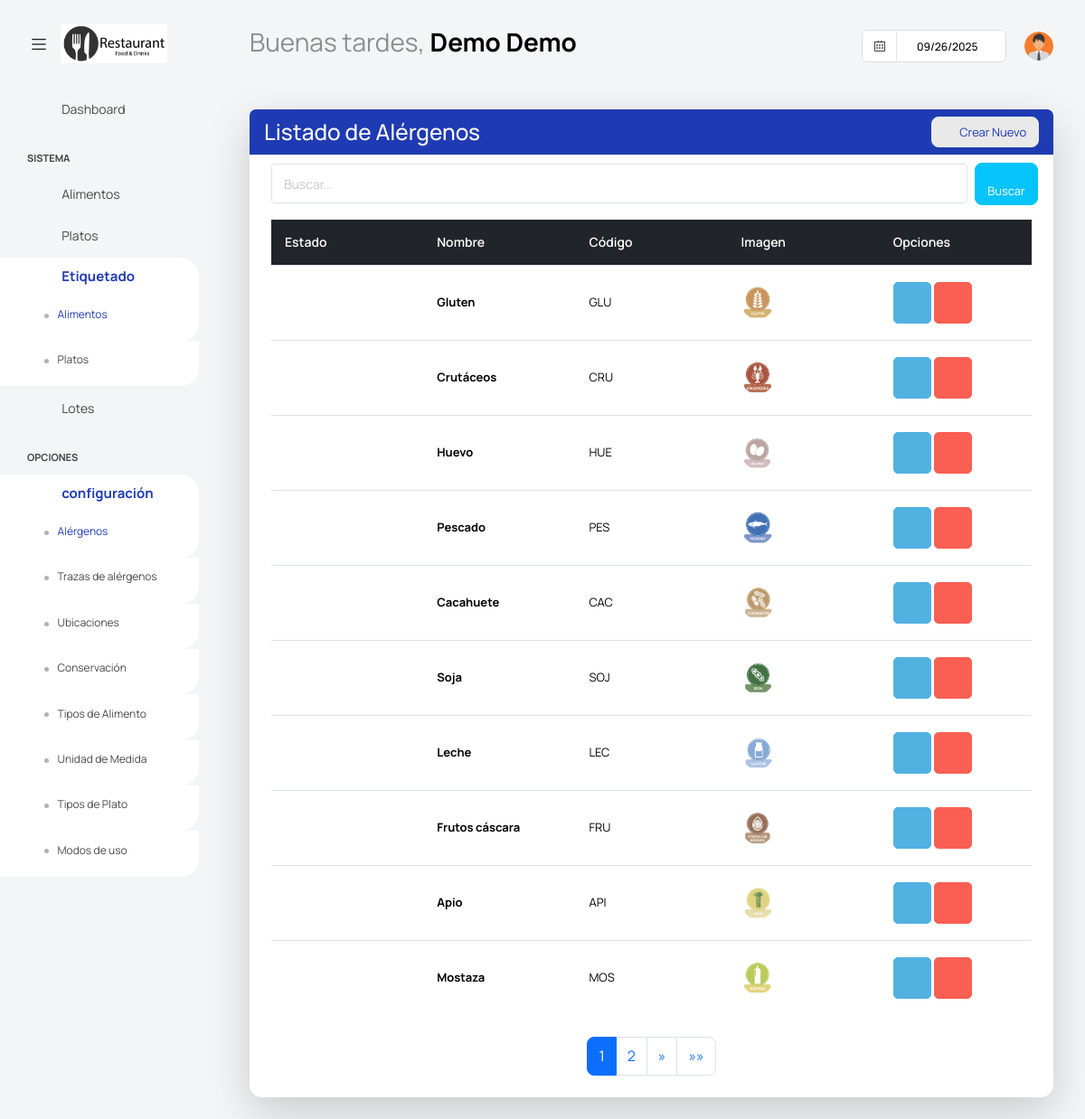
Screenshot of /dashuser/alergenos_lista/ (signed in) with the database file from the repository.
### app/super/models.py (models this page shows, shortened)
class UserProfile(models.Model):
    centro = models.ForeignKey('Centros' ,on_delete=models.CASCADE, null=True, blank =True)
    user = models.OneToOneField(User, on_delete=models.CASCADE)
    username = models.CharField(max_length=100)
    password = models.CharField(max_length=100)
    nombre = models.CharField(max_length=100)
    apellidos = models.CharField(max_length=100)
    cargo = models.CharField(max_length=100, blank=True, null=True)
    imagen = models.ImageField(default='users/default.png', upload_to='users/', null=True, blank =True)
    estado =models.BooleanField(default=True)

### app/dashuser/models.py (models this page shows, shortened)
class Alergenos(ModeloBaseCentro):
    nombre = models.CharField('Nombre', max_length=100)
    codigo = models.CharField(max_length=10, blank=True, null=True)
    imagen = models.ImageField(default='alergenos/default.jpg', upload_to='alergenos/', blank=True, null=True)
    estado = models. BooleanField(default=True)
    class Meta:
        verbose_name = 'Alergeno'
        verbose_name_plural = "Alergenos"
        unique_together = ('nombre', 'centro')  # Evitamos duplicados de alérgenos en el mismo centro

### app/dashuser/views.py (the view)
# urls.py: path('alergenos_lista/', AlergenosList.as_view(), name='AlergenosList'),
class AlergenosList(PaginationMixin, LoginRequiredMixin, ListView):
    model = Alergenos
    template_name = 'dashuser/listar_alergenos.html'
    context_object_name = 'alergenos'
    paginate_by = 10  # Número de registros por página
    def get_queryset(self):
        try:
            user_profile = UserProfile.objects.filter(user=self.request.user).first()
            if user_profile and user_profile.centro:
                centro = user_profile.centro
                queryset = Alergenos.objects.filter(centro=centro).order_by('id')
                search_query = self.request.GET.get('buscar')
                if search_query:
                    queryset = queryset.filter(
                        Q(nombre__icontains=search_query) |
                        Q(codigo__icontains=search_query)
                    )
                return queryset
            else:
                return Alergenos.objects.none()
        except ObjectDoesNotExist:
            return Alergenos.objects.none()
    def get_context_data(self, **kwargs):
        context = super().get_context_data(**kwargs)
        context.update(datos_centro(self.request))
        if not context['alergenos'].exists():
            context['mensaje'] = "No tiene alérgenos asociados."
        return context

### app/core/mixins.py (called while the page is built)
    def get_context_data(self, **kwargs):
        context = super().get_context_data(**kwargs)
        page_obj = context.get('page_obj')
        if page_obj:
            current_page = page_obj.number
            total_pages = page_obj.paginator.num_pages
            window = self.pagination_window_size
            if total_pages <= (window * 2) + 1:
                context['custom_page_range'] = range(1, total_pages + 1)
            elif current_page <= window:
                context['custom_page_range'] = range(1, (window * 2) + 2)
            elif current_page >= total_pages - window:
                context['custom_page_range'] = range(total_pages - (window * 2), total_pages + 1)
            else:
                context['custom_page_range'] = range(current_page - window, current_page + window + 1)
        return context

### templates/dashuser/listar_alergenos.html (shortened to what this page needs)
{% extends "base.html" %}
{% block content %}
<div class="content-wrapper">
    <div class="card shadow-lg">
        <div class="card-header bg-primary text-white d-flex justify-content-between align-items-center">
            <h3 class="m-0">Listado de Alérgenos</h3>
            <a class="btn btn-light btn-sm rounded text-primary" onclick="abrir_modal_edicion('{% url 'dashuser:AlergenosCreate' %}')">
                <i class="fa fa-plus-circle"></i>&nbsp; Crear Nuevo
            </a>
        </div>
        <div class="card-body">
            <form method="get" class="row g-2 align-items-center">
                <div class="col-md-11">
                    <input type="text" class="form-control form-control-sm" placeholder="Buscar..." name="buscar">
                </div>
                <div class="col-md-1 d-flex justify-content">
                    <button type="submit" class="btn btn-secondary btn-sm rounded" >
                        <i class="fa fa-search"></i>&nbsp; Buscar
                    </button>
                </div>
            </form>
            {% if alergenos %}
            <div class="table-wrapper">
                <table class="table table-hover tabla-responsive align-middle" style="table-layout: fixed;">
                    <thead class="table-dark">
                        <tr>
                            <th>Estado</th>
                            <th>Nombre</th>
                            <th>Código</th>
                            <th>Imagen</th>
                            <th>Opciones</th>
                        </tr>
                    </thead>
                    <tbody>
                        {% for alergeno in alergenos %}
                        <tr>
                            <td data-label="Estado">
                                {% if alergeno.estado %}
                                    <i class="fa fa-circle text-success fs-6"></i>
                                {% else %}
                                    <i class="fa fa-circle text-danger fs-6"></i>
                                {% endif %}
                            </td>
                            <td data-label="Nombre" class="fw-bold">{{ alergeno.nombre }}</td>
                            <td data-label="Código">{{ alergeno.codigo }}</td>
                            <td data-label="Imagen"><img src="{{ alergeno.imagen.url }}"></td>
                            <td data-label="Opciones">
                                <a class="btn btn-info" style="--bs-btn-padding-y: 14px; --bs-btn-padding-x: 14px;" onclick="abrir_modal_edicion('{% url 'dashuser:AlergenosUpdate' alergeno.id %}')" data-toggle="tooltip" title="Editar Alérgeno">
                                    <i class="fa fa-pencil"></i>
                                </a>
                                <a class="btn btn-danger" style="--bs-btn-padding-y: 14px; --bs-btn-padding-x: 14px;" onclick="abrir_modal_edicion('{% url 'dashuser:AlergenosDelete' alergeno.id %}')" data-toggle="tooltip" title="Eliminar Alérgeno">
                                    <i class="fa fa-trash"></i>
                                </a>
                            </td>
                        </tr>
                        {% endfor %}
                    </tbody>
                </table>
            </div>
            {% include "core/pagination.html" %}
            {% else %}
            <div class="alert alert-warning text-center mt-3">
                <i class="fa fa-exclamation-circle"></i> No se encontraron alérgenos.
            </div>
            {% endif %}
        </div>
</div>
{% endblock content %}

### templates/base.html (shortened to what this page needs)
{% load static %}
<html lang="es">
<head>
  <link href={% static "vendor/feather/feather.css" %} rel="stylesheet">
  <link href={% static "vendor/mdi/css/materialdesignicons.min.css" %} rel="stylesheet">
  <link href={% static "vendor/ti-icons/css/themify-icons.css" %} rel="stylesheet">
  <link href={% static "vendor/font-awesome/css/font-awesome.min.css" %} rel="stylesheet">
  <link href={% static "vendor/typicons/typicons.css" %} rel="stylesheet">
  <link href={% static "vendor/simple-line-icons/css/simple-line-icons.css" %} rel="stylesheet">
  <link href={% static "vendor/css/vendor.bundle.base.css" %} rel="stylesheet">
  <link href={% static "vendor/bootstrap-datepicker/bootstrap-datepicker.min.css" %} rel="stylesheet">
  <link href={% static "js/select.dataTables.min.css" %} rel="stylesheet" type="text/css" >
  <link rel="stylesheet" href={% static "css/style.css" %}>
</head>
  <body class="with-welcome-text">
    <div class="container-scroller">
      <nav class="navbar default-layout col-lg-12 col-12 p-0 fixed-top d-flex align-items-top flex-row">
        <div class="text-center navbar-brand-wrapper d-flex align-items-center justify-content-start">
          <div class="me-3">
            <button class="navbar-toggler navbar-toggler align-self-center" type="button" data-bs-toggle="minimize">
              <span class="icon-menu"></span>
            </button>
          </div>
          <div>
            <a class="navbar-brand brand-logo" href="index.html">
              <img src="{{ imagen_centro_url }}" style="width:150px !important; height:auto;" alt="{{ centro.nombre }}">
            </a>
          </div>
        </div>
        <div class="navbar-menu-wrapper d-flex align-items-top">
          <ul class="navbar-nav">
            <li class="nav-item fw-semibold d-none d-lg-block ms-0">
              <h1 class="welcome-text">{{ saludo }}, <span class="text-black fw-bold">{{ nombre }} {{ apellidos }}</span></h1>
          </ul>
          <ul class="navbar-nav ms-auto">
            <li class="nav-item d-none d-lg-block">
              <div id="datepicker-popup" class="input-group date datepicker navbar-date-picker">
                <span class="input-group-addon input-group-prepend border-right">
                  <span class="icon-calendar input-group-text calendar-icon"></span>
                </span>
                <input type="text" class="form-control">
              </div>
            </li>
            <li class="nav-item dropdown d-none d-lg-block user-dropdown">
              <a class="nav-link" id="UserDropdown" href="#" data-bs-toggle="dropdown" aria-expanded="false">
                <img class="img-xs rounded-circle" src="{{ imagen_user_url }}" alt="Profile image"> </a>
            </li>
          </ul>
        </div>
      </nav>
    <div class="container-fluid page-body-wrapper">
      <nav class="sidebar sidebar-offcanvas" id="sidebar">
        <ul class="nav">
          <li class="nav-item">
            <a class="nav-link" href="{% url 'dashuser:home' %}">
              <i class="mdi mdi-grid-large menu-icon"></i>
              <span class="menu-title">Dashboard</span>
            </a>
          </li>
          <li class="nav-item nav-category">Sistema</li>
            <li class="nav-item">
              <a class="nav-link" href="{% url 'dashuser:AlimentoList' %}">
                <i class="menu-icon mdi mdi-food-variant"></i>
                <span class="menu-title">Alimentos</span>
              </a>
            </li>
            <li class="nav-item">
              <a class="nav-link" href="{% url 'platos:PlatoList' %}">
                <i class="menu-icon mdi mdi-food-turkey"></i>
                <span class="menu-title">Platos</span>
              </a>
            </li>
            <li class="nav-item">
              <a class="nav-link" data-bs-toggle="collapse" href="#etiq" aria-expanded="false" aria-controls="etiq">
                <i class="menu-icon mdi mdi-tag"></i>
                <span class="menu-title">Etiquetado</span>
                <i class="menu-arrow"></i>
              </a>
              <div class="collapse" id="etiq">
                <ul class="nav flex-column sub-menu">
                  <li class="nav-item"> <a class="nav-link" href="{% url 'dashuser:AlergenosList' %}">Alimentos</a></li>
                </ul>
                <ul class="nav flex-column sub-menu">
                  <li class="nav-item"> <a class="nav-link" href="{% url 'platos:generar_etiqueta' %}">Platos</a></li>
                </ul>
              </div>
            </li>
            <li class="nav-item">
              <a class="nav-link" href="{% url 'platos:LotesResumenListView' %}">
                <i class="menu-icon mdi mdi-package-variant"></i>
                <span class="menu-title">Lotes</span>
              </a>
            </li>
          <li class="nav-item nav-category">Opciones</li>
            <li class="nav-item">
              <a class="nav-link" data-bs-toggle="collapse" href="#confi" aria-expanded="false" aria-controls="confi">
                <i class="menu-icon mdi mdi-filter"></i>
                <span class="menu-title">configuración</span>
                <i class="menu-arrow"></i>
              </a>
              <div class="collapse" id="confi">
                <ul class="nav flex-column sub-menu">
                  <li class="nav-item"> <a class="nav-link" href="{% url 'dashuser:AlergenosList' %}">Alérgenos</a></li>
                </ul>
                <ul class="nav flex-column sub-menu">
                  <li class="nav-item"> <a class="nav-link" href="{% url 'dashuser:TrazasList' %}">Trazas de alérgenos</a></li>
                </ul>
                <ul class="nav flex-column sub-menu">
                  <li class="nav-item"> <a class="nav-link" href="{% url 'dashuser:LocalizacionList' %}">Ubicaciones</a></li>
                </ul>
                <ul class="nav flex-column sub-menu">
                  <li class="nav-item"> <a class="nav-link" href="{% url 'dashuser:ConservacionList' %}">Conservación</a></li>
                </ul>
                <ul class="nav flex-column sub-menu">
                  <li class="nav-item"> <a class="nav-link" href="{% url 'dashuser:TipoAlimentoList' %}">Tipos de Alimento</a></li>
                </ul>
                <ul class="nav flex-column sub-menu">
                  <li class="nav-item"> <a class="nav-link" href="{% url 'dashuser:UnidadDeMedidaList' %}">Unidad de Medida</a></li>
                </ul>
                <ul class="nav flex-column sub-menu">
                  <li class="nav-item"> <a class="nav-link" href="{% url 'platos:TipoPlatoList' %}">Tipos de Plato</a></li>
                </ul>
                <ul class="nav flex-column sub-menu">
                  <li class="nav-item"> <a class="nav-link" href="{% url 'platos:TextoModoList' %}">Modos de uso</a></li>
                </ul>
              </div>
            </li>
        </ul>
      </nav>
      <div class="main-panel">
          {% block content %}
          {% endblock content %}
      </div>
  </div>
</body>
</html>

### rows the page displays
UserProfile: nombre "Demo", apellidos "Demo"
Alergenos: estado True (drawn), nombre "Gluten", codigo "GLU", imagen (picture)
Alergenos: estado True (drawn), nombre "Crutáceos", codigo "CRU", imagen (picture)
Alergenos: estado True (drawn), nombre "Huevo", codigo "HUE", imagen (picture)
Alergenos: estado True (drawn), nombre "Pescado", codigo "PES", imagen (picture)
Alergenos: estado True (drawn), nombre "Cacahuete", codigo "CAC", imagen (picture)
Alergenos: estado True (drawn), nombre "Soja", codigo "SOJ", imagen (picture)
Alergenos: estado True (drawn), nombre "Leche", codigo "LEC", imagen (picture)
Alergenos: estado True (drawn), nombre "Frutos cáscara", codigo "FRU", imagen (picture)
Alergenos: estado True (drawn), nombre "Apio", codigo "API", imagen (picture)
Alergenos: estado True (drawn), nombre "Mostaza", codigo "MOS", imagen (picture)

### other values shown
{{ saludo }} "Buenas tardes"
{{ page }} "1" "2"
